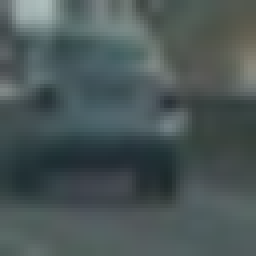
#> input picture data/vehicles/GTI_Far/image0024.png, 64 x 64 px (shown 4 times larger); its folder holds only this picture in this run; the run also reads 1 picture not shown here
$ jupyter execute --allow-errors vehicle_detection.ipynb   (shell and % lines are left out)   (older library calls are emulated)
#> lines starting #> are read from the running program, lines starting #| are printed output that depends on the picture
## Vehicle Detection Project

The goals / steps of this project are the following:

* Perform a Histogram of Oriented Gradients (HOG) feature extraction on a labeled training set of images and train a classifier Linear SVM classifier
* Optionally, you can also apply a color transform and append binned color features, as well as histograms of color, to your HOG feature vector.
* Note: for those first two steps don't forget to normalize your features and randomize a selection for training and testing.
* Implement a sliding-window technique and use your trained classifier to search for vehicles in images.
* Run your pipeline on a video stream (start with the test_video.mp4 and later implement on full project_video.mp4) and create a heat map of recurring detections frame by frame to reject outliers and follow detected vehicles.
* Estimate a bounding box for vehicles detected.

---

## Define a function to extract HOG features

[cell 1]
import cv2
import pickle
import glob
import matplotlib.image as mpimg
import matplotlib.pyplot as plt
# visualization will be shown in the notebook

from skimage.feature import hog

def get_hog_features(img, orient, pix_per_cell, cell_per_block,
                        vis=False, feature_vec=True):
    # Call with two outputs if vis==True
    if vis == True:
        features, hog_image = hog(img, orientations=orient,
                                  pixels_per_cell=(pix_per_cell, pix_per_cell),
                                  cells_per_block=(cell_per_block, cell_per_block),
                                  transform_sqrt=False,
                                  visualise=vis, feature_vector=feature_vec, block_norm='L2-Hys')
        return features, hog_image
    # Otherwise call with one output
    else:
        features = hog(img, orientations=orient,
                       pixels_per_cell=(pix_per_cell, pix_per_cell),
                       cells_per_block=(cell_per_block, cell_per_block),
                       transform_sqrt=False,
                       visualise=vis, feature_vector=feature_vec, block_norm='L2-Hys')
        return features

def plot_image_comparison(image1, image2, title1='Image 1', title2='Image 2', cmap1='', cmap2=''):
    f, (ax1, ax2) = plt.subplots(1, 2, figsize=(24, 9))
    if cmap1 == '':
        ax1.imshow(image1)
    else:
        ax1.imshow(image1, cmap=cmap1)
    if cmap2 == '':
        ax2.imshow(image2)
    else:
        ax2.imshow(image2, cmap=cmap2)
    ax1.set_title(title1, fontsize=20)
    ax2.set_title(title2, fontsize=20)

def get_random_image_paths(img_type='car', size=2, random_seed=None):
    if random_seed is not None:
        np.random.seed(random_seed)

    if img_type == 'car':
        cars = np.array([path for path in glob.iglob('data/vehicles/*/*.png', recursive=True)])
        if size > 0:
            nums = np.random.randint(0, len(cars), size=size)
            return cars[nums]
        else:
            return cars
    elif img_type == 'not-car':
        notcars = np.array([path for path in glob.iglob('data/non-vehicles/*/*.png', recursive=True)])
        if size > 0:
            nums = np.random.randint(0, len(notcars), size=size)
            return notcars[nums]
        else:
            return notcars

def get_random_images(img_type='car', size=2, random_seed=None):
    return [mpimg.imread(img_path) for img_path in get_random_image_paths(img_type, size, random_seed)]

[cell 2]
# show examples of the undistorted image
import numpy as np

img_paths = get_random_image_paths('car')

orientation = 9
pix_per_cell = 4
cell_per_block = 2

for img_path in img_paths:
    img = cv2.imread(img_path)
#> img is the input picture: shape (64, 64, 3); mean B, G, R 87, 86.8, 74.4
    gray = cv2.cvtColor(img, cv2.COLOR_RGB2GRAY)
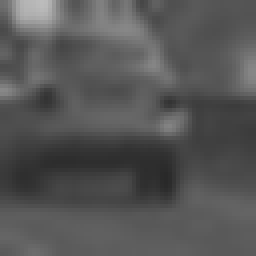
#> gray: shape (64, 64) (shown 4 times larger); min 41, max 188, mean 85.5
    features, hog_image = get_hog_features(gray, orientation, pix_per_cell, cell_per_block, vis=True)
#> in get_hog_features, `features, hog_image = hog(img, orientations=orient, pixels_per_cell=(p..`: features = 8100 values, max 0.652 at index 7204, min 0 at index 1, mean 0.0983
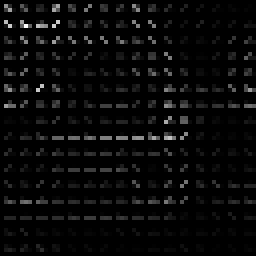
#> hog_image: shape (64, 64) float64 (shown 4 times larger); min 0, max 32.44, mean 1.2; drawn with min black and max white
    plot_image_comparison(gray, hog_image, 'Original', 'HOG', 'gray', 'gray')
#> pass 2 of the loop `for img_path in img_paths:`:
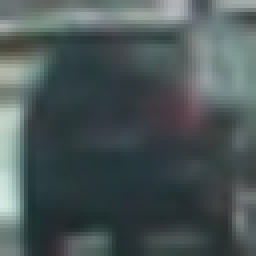
#> input picture data/vehicles/GTI_Left/image0023.png, 64 x 64 px (shown 4 times larger)
#> img is the input picture: shape (64, 64, 3); mean B, G, R 87.1, 86.5, 75
#> `gray = cv2.cvtColor(img, cv2.COLOR_RGB2GRAY)`:
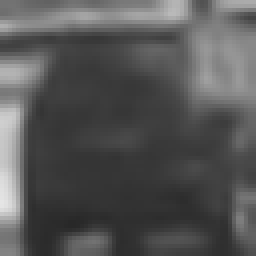
#> gray: shape (64, 64) (shown 4 times larger); min 40, max 229, mean 85.4
#> `features, hog_image = get_hog_features(gray, orientation, pix_per_cell..`:
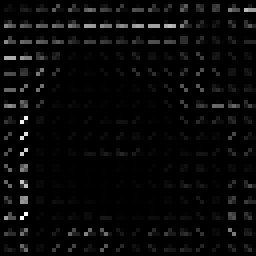
#> hog_image: shape (64, 64) float64 (shown 4 times larger); min 0, max 60.02, mean 1.9; drawn with min black and max white
#> `features, hog_image = get_hog_features(gray, orientation, pix_per_cell..`: features = 8100 values, max 0.704 at index 4356, min 0 at index 2, mean 0.0973
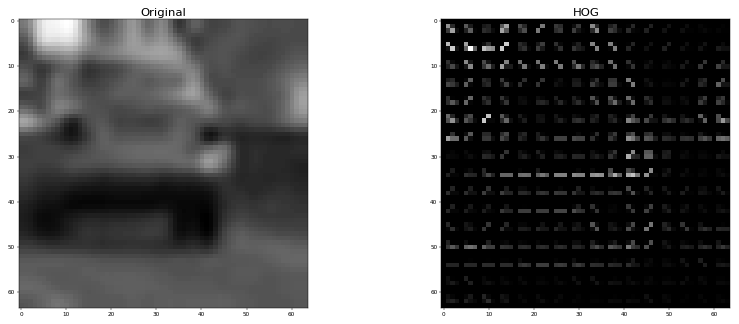
#> figure drawn by matplotlib, 2 panels
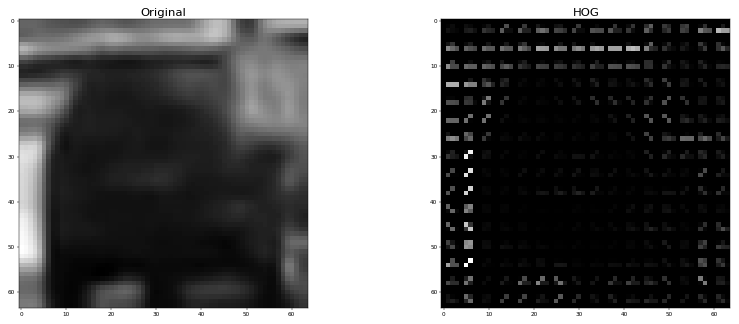
#> figure drawn by matplotlib, 2 panels

## Define functions to extract color features from the images

[cell 3]
import numpy as np


def bin_spatial(img, size=(32, 32)):
    # this is downsampling of the image
    color1 = cv2.resize(img[:,:,0], size).ravel()
    color2 = cv2.resize(img[:,:,1], size).ravel()
    color3 = cv2.resize(img[:,:,2], size).ravel()
    return np.hstack((color1, color2, color3))

def color_hist(img, nbins=32):
    # Compute the histogram of the color channels separately
    channel1_hist = np.histogram(img[:,:,0], bins=nbins)
    channel2_hist = np.histogram(img[:,:,1], bins=nbins)
    channel3_hist = np.histogram(img[:,:,2], bins=nbins)
    # Concatenate the histograms into a single feature vector
    hist_features = np.concatenate((channel1_hist[0], channel2_hist[0], channel3_hist[0]))
    # Return the individual histograms, bin_centers and feature vector
    return hist_features

## Define functions to extract features

[cell 4]
def get_single_img_features(img, color_space='RGB', spatial_size=(32, 32),
                            hist_bins=32, orient=9,
                            pix_per_cell=8, cell_per_block=2, hog_channel=0,
                            spatial_feat=True, hist_feat=True, hog_feat=True):
    #1) Define an empty list to receive features
    img_features = []
    #2) Apply color conversion if other than 'RGB'
    if color_space != 'RGB':
        if color_space == 'HSV':
            feature_image = cv2.cvtColor(img, cv2.COLOR_RGB2HSV)
        elif color_space == 'LUV':
            feature_image = cv2.cvtColor(img, cv2.COLOR_RGB2LUV)
        elif color_space == 'HLS':
            feature_image = cv2.cvtColor(img, cv2.COLOR_RGB2HLS)
        elif color_space == 'YUV':
            feature_image = cv2.cvtColor(img, cv2.COLOR_RGB2YUV)
        elif color_space == 'YCrCb':
            feature_image = cv2.cvtColor(img, cv2.COLOR_RGB2YCrCb)
    else:
        feature_image = np.copy(img)
    #3) Compute spatial features if flag is set
    if spatial_feat == True:
        spatial_features = bin_spatial(feature_image, size=spatial_size)
        #4) Append features to list
        img_features.append(spatial_features)
    #5) Compute histogram features if flag is set
    if hist_feat == True:
        hist_features = color_hist(feature_image, nbins=hist_bins)
        #6) Append features to list
        img_features.append(hist_features)
    #7) Compute HOG features if flag is set
    if hog_feat == True:
        if hog_channel == 'ALL':
            hog_features = []
            for channel in range(feature_image.shape[2]):
                hog_features.extend(get_hog_features(feature_image[:,:,channel],
                                    orient, pix_per_cell, cell_per_block,
                                    vis=False, feature_vec=True))
        else:
            hog_features = get_hog_features(feature_image[:,:,hog_channel], orient,
                        pix_per_cell, cell_per_block, vis=False, feature_vec=True)
        #8) Append features to list
        img_features.append(hog_features)

    #9) Return concatenated array of features
    return np.concatenate(img_features)


def get_multiple_img_features(imgs, color_space='RGB', spatial_size=(32, 32),
                              hist_bins=32, orient=9,
                              pix_per_cell=8, cell_per_block=2, hog_channel=0,
                              spatial_feat=True, hist_feat=True, hog_feat=True):
    all_features = []
    for img in imgs:
        all_features.append(get_single_img_features(img, color_space, spatial_size, hist_bins, orient,
                                                    pix_per_cell, cell_per_block, hog_channel,
                                                    spatial_feat, hist_feat, hog_feat))
    return all_features

## Define a SVC training pipeline

[cell 5]
import time

from sklearn.model_selection import train_test_split
from sklearn.preprocessing import StandardScaler
from sklearn.svm import LinearSVC

def train_svc(n_samples=-1, color_space='RGB', orient=9, pix_per_cell=8, spatial_size=32, hist_bins=32, random_seed=None):
    # below are the hyper params can be tuned
    #     color_space = 'YUV' # Can be RGB, HSV, LUV, HLS, YUV, YCrCb
    #     orient = 9  # HOG orientations
    #     pix_per_cell = 8 # HOG pixels per cell
    cell_per_block = 2 # HOG cells per block
    hog_channel = 'ALL' # Can be 0, 1, 2, or "ALL"
    spatial_size = (spatial_size, spatial_size) # Spatial binning dimensions
    hist_bins = hist_bins    # Number of histogram bins
    spatial_feat = True # Spatial features on or off
    hist_feat = True # Histogram features on or off
    hog_feat = True # HOG features on or off

    print('Using:',orient,'orientations,',pix_per_cell, 'pixels per cell,',
          cell_per_block,'cells per block,', spatial_size, 'spatial size and"', color_space, '" color space.')

    print("Getting {} images...".format(n_samples if n_samples > 0 else 'all'))
    test_cars = get_random_images('car', n_samples, random_seed)
    test_notcars = get_random_images('not-car', n_samples, random_seed)

    t = time.time()
    print("Extracting features from these images...")
    car_features = get_multiple_img_features(test_cars, color_space=color_space,
                                             spatial_size=spatial_size, hist_bins=hist_bins,
                                             orient=orient, pix_per_cell=pix_per_cell,
                                             cell_per_block=cell_per_block,
                                             hog_channel=hog_channel, spatial_feat=spatial_feat,
                                             hist_feat=hist_feat, hog_feat=hog_feat)
    notcar_features = get_multiple_img_features(test_notcars, color_space=color_space,
                                                spatial_size=spatial_size, hist_bins=hist_bins,
                                                orient=orient, pix_per_cell=pix_per_cell,
                                                cell_per_block=cell_per_block,
                                                hog_channel=hog_channel, spatial_feat=spatial_feat,
                                                hist_feat=hist_feat, hog_feat=hog_feat)

    print("It took {:.4f} seconds to compute features".format(time.time()-t))

    X = np.vstack((car_features, notcar_features)).astype(np.float64)
    # Fit a per-column scaler
    X_scaler = StandardScaler().fit(X)
    # Apply the scaler to X
    scaled_X = X_scaler.transform(X)

    # Define the labels vector
    y = np.hstack((np.ones(len(car_features)), np.zeros(len(notcar_features))))

    # Split up data into randomized training and test sets
    rand_state = random_seed or np.random.randint(0, 100)
    X_train, X_test, y_train, y_test = train_test_split(
        scaled_X, y, test_size=0.2, random_state=rand_state)

    print('Feature vector length:', len(X_train[0]))
    # Use a linear SVC
    svc = LinearSVC()
    # Check the training time for the SVC
    t=time.time()
    svc.fit(X_train, y_train)
    t2 = time.time()
    print('It took {:.4f} seconds to train SVC...'.format(t2-t))
    # Check the score of the SVC
    test_accuracy = round(svc.score(X_test, y_test), 4)
    print('Test Accuracy of SVC = ', test_accuracy)
    # Check the prediction time for a single sample
    t3=time.time()
    print('It took {:.4f} seconds to predict  SVC...'.format(t3-t2))

    stats = {'test_accuracy': test_accuracy, 'train_time': t2 - t, 'feature_size': len(X_train[0])}

    return svc, X_scaler, stats

## Fine-tuning the hyper-parameters for SVC
For good detection, hyper-parameter tuning is important. The fine-tuning used the values provided in the course as a starting point, which established a about 0.94 baseline, then I tried different orient, pix_per_cell, but doesn't seem too much improvement. Then I tried the `hog_channel` to set to 'All', which helped improvement. Then I tried different color space, which have a lot variations in performance from 0.91 to 0.99.
I finally did a grid search on some of the promising `color_spaces`, `orients` and `pix_per_cells`, I compared on test accuracy and the number of features. I want high accuracy and low number of features. Which I finally settle on: `6 orientations, 8 pixels per cell, 2 cells per block, and" YUV " color space.`

[cell 6]
import pickle

color_spaces = ['RGB', 'YCrCb', 'YUV', 'HSV']
orients = [6, 9, 12]
pix_per_cells = [6, 8, 10]
spatial_sizes = [16, 32]
hist_bins = 32
n_samples = -1 # -1 is for all data, else it is on some data

svc_idx = 0
trained_svcs = {}
random_seed = np.random.randint(0, 100)
#> (the rest of this cell did not finish here and is left out)

#> in train_svc, `test_cars = get_random_images('car', n_samples, random_seed)`: test_cars = 2 items
#> the loop in get_multiple_img_features, `for img in imgs:` made 2 passes
#> pass 2, in get_single_img_features (call 2), `feature_image = np.copy(img)`:
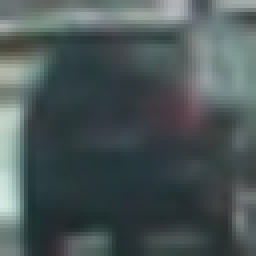
#> feature_image: shape (64, 64, 3) float32 (shown 4 times larger); mean R, G, B 0.294, 0.339, 0.341
#> in train_svc, `notcar_features = get_multiple_img_features(test_notcars, color_space=..`: notcar_features = []

                svc_idx += 1
                save_obj = {"color_space": color_space, "orient": orient, "pix_per_cell": pix_per_cell, "cell_per_block": cell_per_block,
                "svc": svc, "scaler": X_scaler, "spatial_size": spatial_size, "hist_bins": hist_bins, "stats": stats}
                trained_svcs[str(svc_idx)] = save_obj

pickle.dump(trained_svcs, open('trained_svcs.p', 'wb'))

## Train the classifier on all data

[cell 7]
color_space = 'YUV' # Can be RGB, HSV, LUV, HLS, YUV, YCrCb
orient = 6  # HOG orientations
pix_per_cell = 8 # HOG pixels per cell
cell_per_block = 2 # HOG cells per block
hog_channel = 'ALL' # Can be 0, 1, 2, or "ALL"
spatial_size = (32, 32) # Spatial binning dimensions
hist_bins = 32    # Number of histogram bins
spatial_feat = True # Spatial features on or off
hist_feat = True # Histogram features on or off
hog_feat = True # HOG features on or off

#> (the rest of this cell did not finish here and is left out)


# Save the trained object for later extraction
save_obj = {"color_space": color_space, "orient": orient, "pix_per_cell": pix_per_cell, "cell_per_block": cell_per_block,
            "svc": svc, "scaler": X_scaler, "spatial_size": spatial_size, "hist_bins": hist_bins}

pickle.dump(save_obj, open('trained_svc.p', 'wb'))

print("Trained SVC classifier saved at 'trained_svc.p'.")

## Define a sliding window algorithm
This algorithm will return a list of window bounding boxes based on the size and overlapping criteria the caller defines.

[cell 8]
def slide_window(img, x_start_stop=[None, None], y_start_stop=[None, None],
                    xy_window=(64, 64), xy_overlap=(0.5, 0.5)):
    # If x and/or y start/stop positions not defined, set to image size
    if x_start_stop[0] == None:
        x_start_stop[0] = 0
    if x_start_stop[1] == None:
        x_start_stop[1] = img.shape[1]
    if y_start_stop[0] == None:
        y_start_stop[0] = 0
    if y_start_stop[1] == None:
        y_start_stop[1] = img.shape[0]

    # Compute the span of the region to be searched
    xspan = x_start_stop[1] - x_start_stop[0]
    yspan = y_start_stop[1] - y_start_stop[0]
    # Compute the number of pixels per step in x/y
    nx_pix_per_step = np.int(xy_window[0]*(1 - xy_overlap[0]))
    ny_pix_per_step = np.int(xy_window[1]*(1 - xy_overlap[1]))
    # Compute the number of windows in x/y
    nx_buffer = np.int(xy_window[0]*(xy_overlap[0]))
    ny_buffer = np.int(xy_window[1]*(xy_overlap[1]))
    nx_windows = np.int((xspan-nx_buffer)/nx_pix_per_step)
    ny_windows = np.int((yspan-ny_buffer)/ny_pix_per_step)
    # Initialize a list to append window positions to
    window_list = []
    # Loop through finding x and y window positions
    # Note: you could vectorize this step, but in practice
    # you'll be considering windows one by one with your
    # classifier, so looping makes sense
    for ys in range(ny_windows):
        for xs in range(nx_windows):
            # Calculate window position
            startx = xs*nx_pix_per_step + x_start_stop[0]
            endx = startx + xy_window[0]
            starty = ys*ny_pix_per_step + y_start_stop[0]
            endy = starty + xy_window[1]

            # Append window position to list
            window_list.append(((startx, starty), (endx, endy)))
    # Return the list of windows
    return window_list


# Define a function to draw bounding boxes
# [9 lines left out: function draw_boxes, not called in this run]

[cell 9]
# Define a function you will pass an image
# and the list of windows to be searched (output of slide_windows())
# [29 lines left out: function search_windows, not called in this run]

## Test on a single image

[cell 10]
img = mpimg.imread('test_images/test1.jpg')
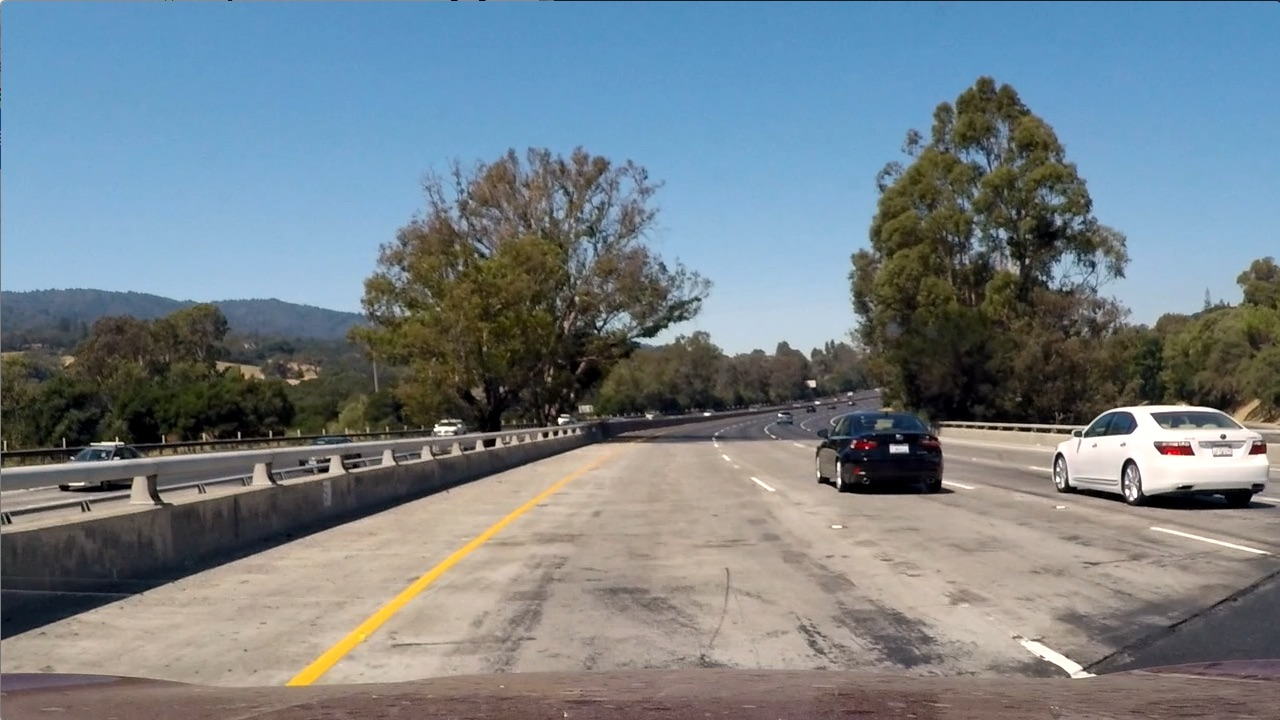
#> input picture test_images/test1.jpg, 1280 x 720 px
#> img is the input picture: shape (720, 1280, 3); mean R, G, B 117.5, 128.7, 135.5
draw_image = np.copy(img)
y_start_stop = [380, 700]

# Uncomment the following line if you extracted training
# data from .png images (scaled 0 to 1 by mpimg) and the
# image you are searching is a .jpg (scaled 0 to 255)
img = img.astype(np.float32)/255

windows = slide_window(img, x_start_stop=[None, None], y_start_stop=y_start_stop,
                    xy_window=(96, 96), xy_overlap=(0.5, 0.5))
#> windows = 125 items
#> (reads trained_svc.p from the repository)

#> (the rest of this cell did not finish here and is left out)
